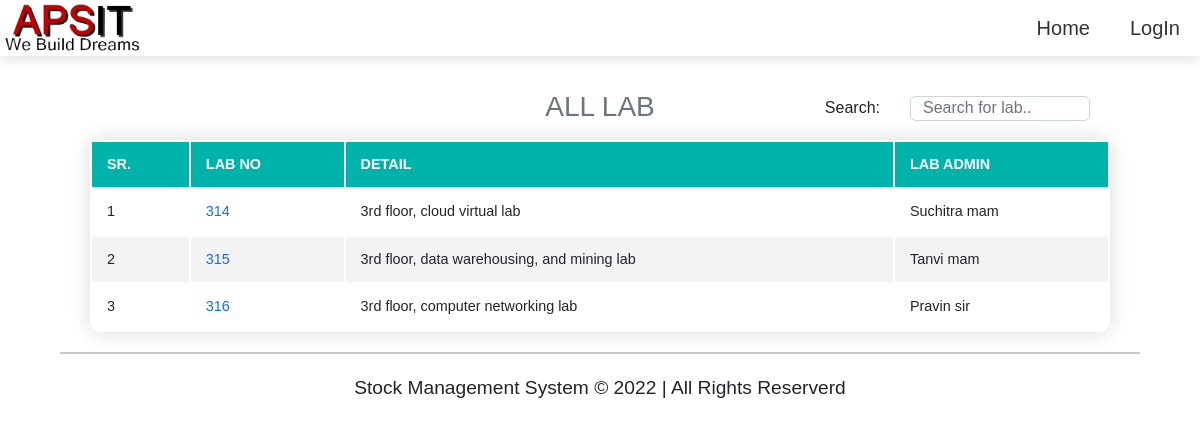
Before: / with the older database file.
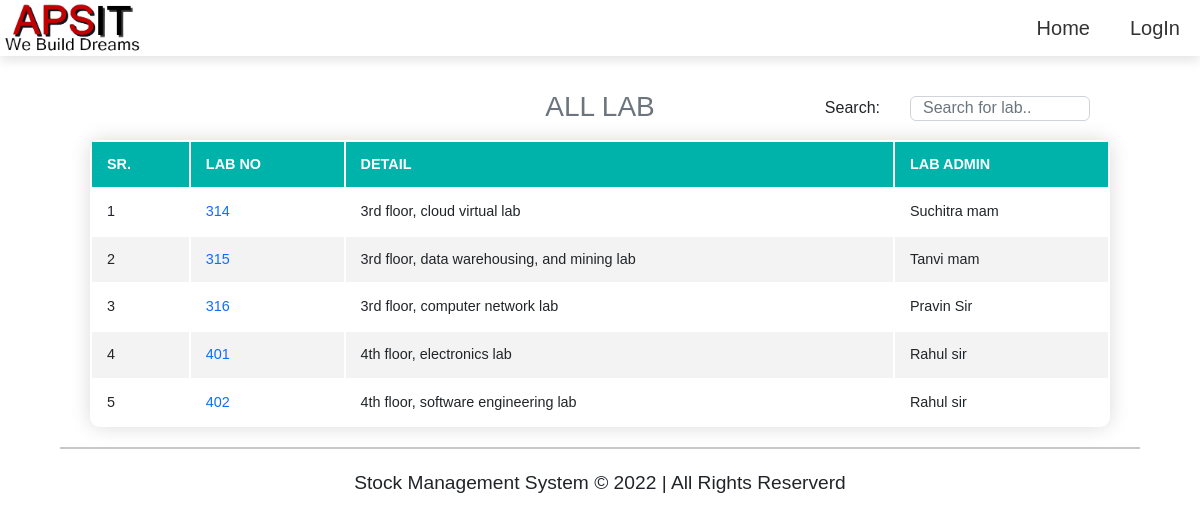
After: the same page with the newer database file.
### tables this page shows
CREATE TABLE `lab` (
  `lab_id` int(11) NOT NULL,
  `lab_no` int(11) NOT NULL,
  `lab_detail` varchar(255) NOT NULL,
  `lab_admin` varchar(50) NOT NULL,
  `pcquantity` int(11) NOT NULL,
  `role` int(11) NOT NULL DEFAULT 0,
  `added_on` date NOT NULL
);

### index.php (the view, shortened to what this page needs)
<?php
require_once 'db_connect.php';
require_once 'include/header_student.php'
?>
<h3 class="text-muted text-center" style="margin-bottom: 10px;">ALL LAB</h3>
<div class="mb-3">
    <input type="text" class="form-control lab-search" id="search" onkeyup="tableSearch()" placeholder="Search for lab.." style="width: 15%; height: 25px; float: right; margin: -38px 110px 5px 3px;">
    <label class="form-label search-label" style="float: right; margin: -38px 320px 5px 1px;">Search: </label>
</div>
<table class="content-table" id="tableData" style="border-collapse: separate;">
    <thead>
        <tr>
            <th>SR.</th>
            <th>LAB NO</th>
            <th>DETAIL</th>
            <th>LAB ADMIN</th>
        </tr>
    </thead>
    <tbody>
        <?php
        $sql1 = "SELECT * FROM `lab` WHERE `role` <> '1'";
        $sql_run1 = mysqli_query($conn, $sql1);
        $i = 1;
        if (mysqli_num_rows($sql_run1) > 0) {
            foreach ($sql_run1 as $lab) {
        ?>
                <tr>
                    <td><?= $i ?></td>
                    <td><?php echo "<a href='actions/display_lab.php?lab_no=$lab[lab_no]'>"; ?> <?= $lab['lab_no'] ?></td>
                    <td><?= $lab['lab_detail'] ?></td>
                    <td><?= $lab['lab_admin'] ?></td>
                </tr>
            <?php
                $i++;
            }
        }
        ?>
    </tbody>
</table>
<hr style="margin: auto; width: 90%;">
<?php
include 'include/footer.php';
?>
</body>
</html>

### include/header_student.php (shortened to what this page needs)
<!DOCTYPE html>
<html lang="en">
<head>
      <link rel="stylesheet" href="css/bootstrap.css">
      <link rel="stylesheet" href="css/style.css">
</head>
<body>
      <div style="margin: 90px;">
            <header>
                  <img src="./images/logo3.png" alt="Logo" class="site-logo">
                  <nav class="navnavnav">
                        <ul>
                              <li><a href="./index.php">Home</a></li>
                              <li><a href="login.php">LogIn</a></li>
                        </ul>
                  </nav>
            </header>
      </div>

### include/footer.php
<hr style="margin: auto; width: 90%;">
<footer style="margin-top: 20px; margin-bottom: 15px; margin-left: auto; margin-right: auto; text-align: center; font-size: larger;">
    Stock Management System © 2022 | All Rights Reserverd
</footer>

### css/style.css (style rules this page uses)
* { margin: 0; padding: 0; box-sizing: border-box; font-family: sans-serif; text-decoration: none; }
body { min-height: 100vh; background-size: cover; background-position: center; }
header { position: fixed; top: 0; left: 0; right: 0; background: #ffffff; box-shadow: 0 5px 10px rgba(0, 0, 0, 0.1); display: flex; align-items: center; justify-content: space-between; z-index: 1000; }
header .site-logo { height: 50px; margin-left: 1px; }
header .navnavnav { list-style: none; }
header .navnavnav ul { list-style: none; }
header .navnavnav ul li { position: relative; float: left; }
header .navnavnav ul li a { text-decoration: none; font-size: 20px; padding: 13px 20px; color: #333; display: block; }
.content-table { margin-bottom: 20px; width: 85%; border-radius: 10px; margin-left: auto; margin-right: auto; font-size: 0.9em; min-width: 400px; box-shadow: 0 0 20px rgba(0, 0, 0, 0.15); }
.content-table thead tr { background-color: #00b3aa; color: #ffffff; text-align: left; font-weight: bold; }
.content-table th, .content-table td { padding: 12px 15px; }
.content-table td a { text-decoration: none; }
.content-table tbody tr { border-bottom: 1px solid #dddddd; }
.content-table tbody tr:nth-of-type(even) { background-color: #f3f3f3; }
.content-table tbody tr:last-of-type { border-bottom: 2px solid #00b3aa; }

Changed rows visible on the page:
removed lab: lab_no "316", lab_detail "3rd floor, computer networking lab", lab_admin "Pravin sir"
added lab: lab_no "316", lab_detail "3rd floor, computer network lab", lab_admin "Pravin Sir"
added lab: lab_no "401", lab_detail "4th floor, electronics lab", lab_admin "Rahul sir"
added lab: lab_no "402", lab_detail "4th floor, software engineering lab", lab_admin "Rahul sir"
